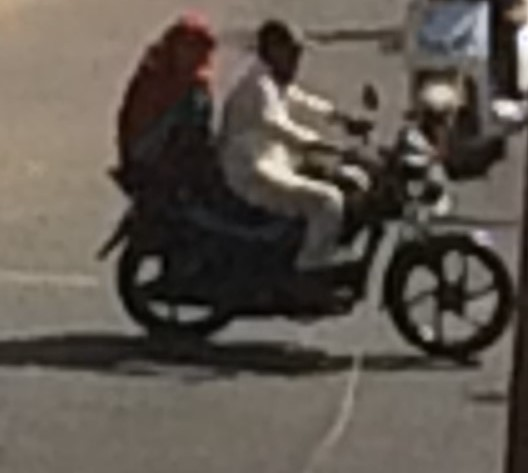
#> input picture data/carvsbike/Bikes/bike_005.jpg, 528 x 473 px, found by its file name; its folder holds 4 pictures in this run
$ python main2.py
#> lines starting #> are read from the running program, lines starting #| are printed output that depends on the picture
import os
import matplotlib.pyplot as plt
from PIL import Image # PILをインポート

# bike
bike_img_filepath = []
bike_data_dir = "./carvsbike/Bikes"
try:
    filename_list = sorted(os.listdir(bike_data_dir))
except FileNotFoundError:
    print(f"エラー: ディレクトリが見つかりません: {bike_data_dir}")
    filename_list = []

index = 0
while len(bike_img_filepath) < 6 and index < len(filename_list):
    file = filename_list[index]
    if file != ".DS_Store":
        full_path = os.path.join(bike_data_dir, file)
        bike_img_filepath.append(full_path)
    index += 1

# car
car_img_filepath = []
car_data_dir = "./carvsbike/Cars"
try:
    filename_list = sorted(os.listdir(car_data_dir))
except FileNotFoundError:
    print(f"エラー: ディレクトリが見つかりません: {car_data_dir}")
    filename_list = []

index = 0
while len(car_img_filepath) < 6 and index < len(filename_list):
    file = filename_list[index]
    if file != ".DS_Store":
        full_path = os.path.join(car_data_dir, file)
        car_img_filepath.append(full_path)
    index += 1

def plot_images_3x2(filepaths, title_prefix="Images"):
#> called with title_prefix = 'Bike Images (3x2)'
    fig, axes = plt.subplots(3, 2, figsize=(15, 15))
    fig.suptitle(title_prefix, fontsize=16)

    axes = axes.flatten()

    for i, ax in enumerate(axes):
        if i < len(filepaths):
            full_path = filepaths[i]
            file_name = os.path.basename(full_path)

            try:
                # PIL (Pillow) を使って画像を読み込む
                img = Image.open(full_path)
#> img is the input picture: PIL image 528x473 RGB; mean R, G, B 93.6, 86, 77.9

                # matplotlibで表示するためにnumpy配列に変換
                img_array = plt.imread(full_path)

                ax.imshow(img_array)

                # PILのImageオブジェクトからサイズを取得
                width, height = img.size
#> width = 528; height = 473
                image_size_str = f"{width} x {height}"
#> image_size_str = '528 x 473'

                ax.set_title(f"{file_name}\n({image_size_str} pixels)", fontsize=10)

            except Exception as e:
                ax.text(0.5, 0.5, f"画像読込エラー:\n{file_name}", ha='center', va='center', fontsize=10)
                ax.set_title(f"{file_name}\n(サイズ情報なし)", fontsize=10)
                # エラーメッセージを出力して原因究明に役立てる
                print(f"画像読込中にエラーが発生しました ({file_name}): {e}")

            ax.axis('off')
        else:
            ax.axis('off')
    plt.tight_layout(rect=[0, 0.03, 1, 0.98])
    plt.show()
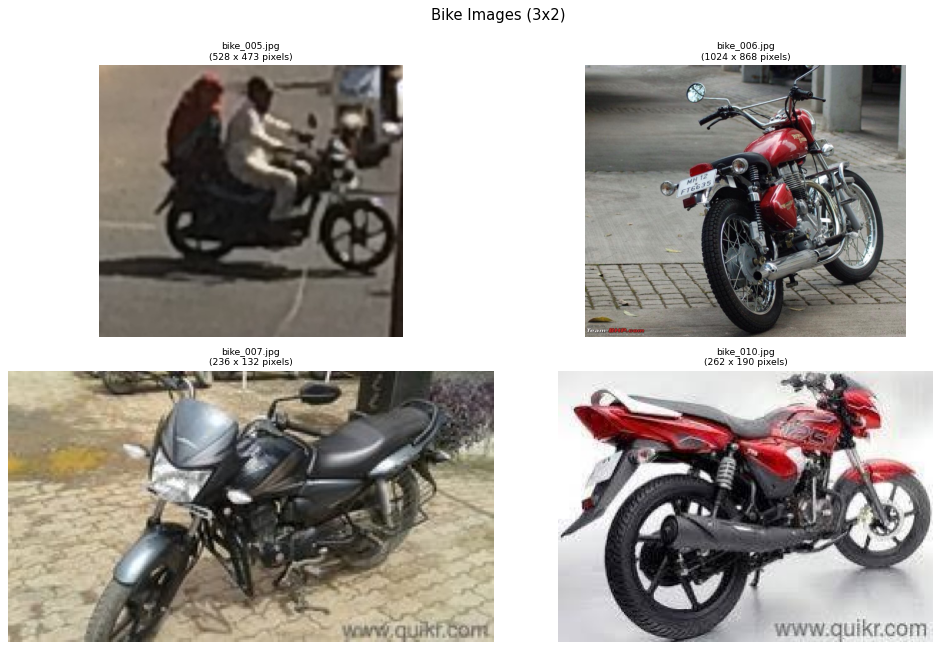
#> figure drawn by matplotlib, 4 panels

# 表示
if bike_img_filepath:
    plot_images_3x2(bike_img_filepath, title_prefix="Bike Images (3x2)")
if car_img_filepath:
    plot_images_3x2(car_img_filepath, title_prefix="Car Images (3x2)")
